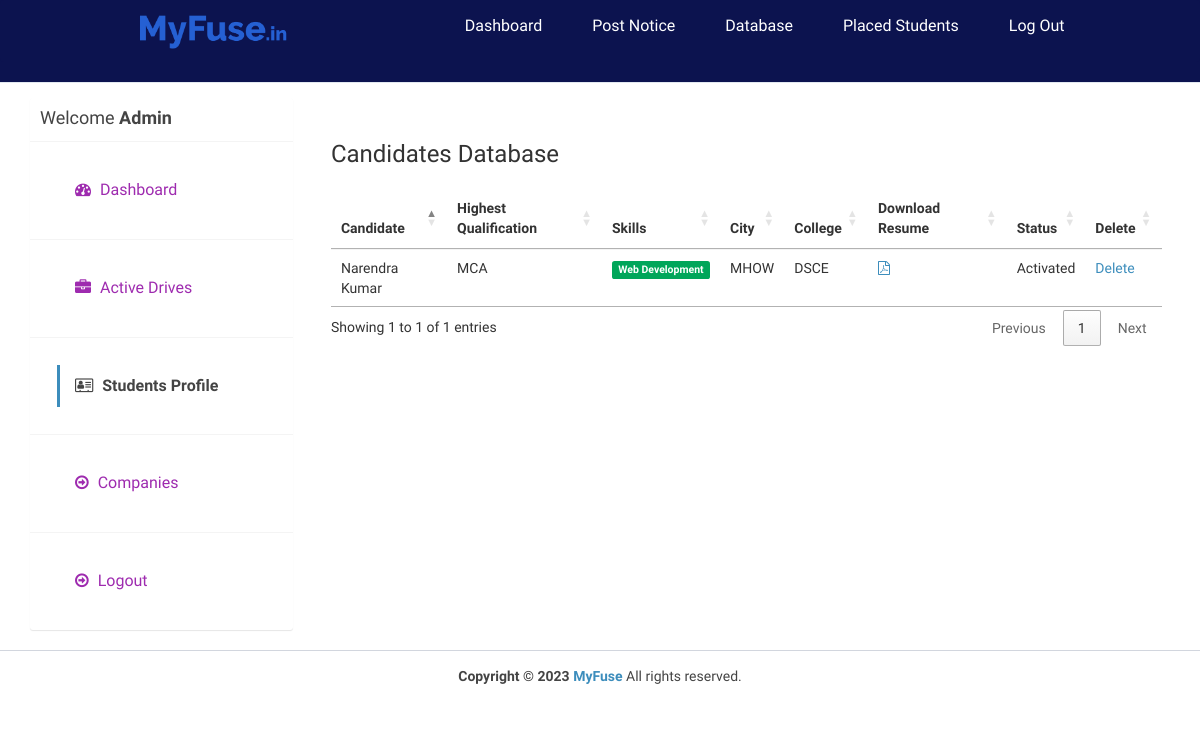
Page /admin/applications.php (signed in) on the committed database.
### tables this page shows
CREATE TABLE `users` (
  `id_user` int(11) NOT NULL AUTO_INCREMENT,
  `firstname` varchar(255) NOT NULL,
  `lastname` varchar(255) NOT NULL,
  `gender` varchar(255) NOT NULL,
  `email` varchar(255) NOT NULL,
  `password` varchar(255) NOT NULL,
  `address` text DEFAULT NULL,
  `city` varchar(255) DEFAULT NULL,
  `state` varchar(255) DEFAULT NULL,
  `contactno` varchar(255) DEFAULT NULL,
  `college` varchar(255) DEFAULT NULL,
  `qualification` varchar(255) DEFAULT NULL,
  `stream` varchar(255) DEFAULT NULL,
  `passingyear` varchar(255) DEFAULT NULL,
  `dob` varchar(255) DEFAULT NULL,
  `age` varchar(255) DEFAULT NULL,
  `designation` varchar(255) DEFAULT NULL,
  `resume` varchar(255) DEFAULT NULL,
  `hash` varchar(255) DEFAULT NULL,
  `active` int(11) NOT NULL DEFAULT 2,
  `aboutme` text DEFAULT NULL,
  `skills` text DEFAULT NULL,
  `hsc` varchar(200) DEFAULT NULL,
  `ssc` int(11) DEFAULT NULL,
  `ug` int(11) DEFAULT NULL,
  `pg` int(11) DEFAULT NULL,
  PRIMARY KEY (`id_user`),
  UNIQUE KEY `email` (`email`)
);

### admin/applications.php (the view, shortened to what this page needs)
<?php
require_once("../db.php");
?>
<!DOCTYPE html>
<html>
<head>
  <link rel="stylesheet" href="https://cdnjs.cloudflare.com/ajax/libs/twitter-bootstrap/3.3.7/css/bootstrap.min.css">
  <link rel="stylesheet" href="https://cdnjs.cloudflare.com/ajax/libs/font-awesome/4.7.0/css/font-awesome.min.css">
  <link rel="stylesheet" href="https://cdnjs.cloudflare.com/ajax/libs/ionicons/2.0.1/css/ionicons.min.css">
  <link rel="stylesheet" href="https://cdn.datatables.net/1.10.15/css/jquery.dataTables.min.css">
  <link rel="stylesheet" href="../css/AdminLTE.min.css">
  <link rel="stylesheet" href="../css/_all-skins.min.css">
  <link rel="stylesheet" href="../css/custom.css">
</head>
<body class="hold-transition skin-green sidebar-mini">
  <div class="wrapper">
    <?php
    include 'header.php';
    ?>
    <div class="content-wrapper" style="margin-left: 0px;">
      <section id="candidates" class="content-header">
        <div class="container">
          <div class="row">
            <div class="col-md-3">
              <div class="box box-solid">
                <div class="box-header with-border">
                  <h3 class="box-title">Welcome <b>Admin</b></h3>
                </div>
                <div class="box-body no-padding">
                  <ul class="nav nav-pills nav-stacked">
                    <li><a href="dashboard.php"><i class="fa fa-dashboard"></i> Dashboard</a></li>
                    <li><a href="active-jobs.php"><i class="fa fa-briefcase"></i> Active Drives</a></li>
                    <li class="active"><a href="applications.php"><i class="fa fa-address-card-o"></i> Students Profile</a></li>
                    <li><a href="companies.php"><i class="fa fa-arrow-circle-o-right"></i> Companies </a></li>
                    <li><a href="../logout.php"><i class="fa fa-arrow-circle-o-right"></i> Logout</a></li>
                  </ul>
                </div>
              </div>
            </div>
            <div class="col-md-9 bg-white padding-2">
              <h3>Candidates Database</h3>
              <div class="row margin-top-20">
                <div class="col-md-12">
                  <div class="box-body table-responsive no-padding">
                    <table id="example2" class="table table-hover">
                      <thead>
                        <th>Candidate</th>
                        <th>Highest Qualification</th>
                        <th>Skills</th>
                        <th>City</th>
                        <th>College</th>
                        <th>Download Resume</th>
                        <th>Status</th>
                        <th>Delete</th>
                      </thead>
                      <tbody>
                        <?php
                        $sql = "SELECT * FROM users";
                        $result = $conn->query($sql);
                        if ($result->num_rows > 0) {
                          while ($row = $result->fetch_assoc()) {
                            $skills = $row['skills'];
                            $skills = explode(',', $skills);
                        ?>
                            <tr>
                              <td><?php echo $row['firstname'] . ' ' . $row['lastname']; ?></td>
                              <td><?php echo $row['qualification']; ?></td>
                              <td>
                                <?php
                                foreach ($skills as $value) {
                                  echo ' <span class="label label-success">' . $value . '</span>';
                                }
                                ?>
                              </td>
                              <td><?php echo $row['city']; ?></td>
                              <td><?php echo $row['college']; ?></td>
                              <?php if ($row['resume'] != '') { ?>
                                <td><a href="../uploads/resume/<?php echo $row['resume']; ?>" download="<?php echo $row['firstname'] . ' Resume'; ?>"><i class="fa fa-file-pdf-o"></i></a></td>
                              <?php } else { ?>
                                <td>No Resume Uploaded</td>
                              <?php } ?>
                              <td>
                                <?php
                                if ($row['active'] == '1') {
                                  echo "Activated";
                                } else if ($row['active'] == '2') {
                                ?>
                                  <a href="reject-student.php?id=<?php echo $row['id_user']; ?>">Reject</a> <a href="approve-student.php?id=<?php echo $row['id_user']; ?>">Approve</a>
                                <?php
                                } else if ($row['active'] == '3') {
                                ?>
                                  <a href="approve-student.php?id=<?php echo $row['id_user']; ?>">Reactivate</a>
                                <?php
                                } else if ($row['active'] == '0') {
                                  echo "Rejected";
                                }
                                ?>
                              </td>
                              <td><a href="delete-student.php?id=<?php echo $row['id_user']; ?>">Delete</a></td>
                            </tr>
                        <?php
                          }
                        }
                        ?>
                      </tbody>
                    </table>
                  </div>
                </div>
              </div>
            </div>
          </div>
        </div>
      </section>
    </div>
    <footer class="main-footer" style="margin-left: 0px;">
      <div class="text-center">
      <strong>Copyright &copy; 2023 <a href=../assets/privacypolicy.html>MyFuse </a></strong> All rights reserved.
      </div>
    </footer>
  </div>
</body>
</html>

### css/custom.css (style rules this page uses)
.margin-top-20 { margin-top: 20px; }
.padding-2 { padding: 2%; }
.box { font-size: medium; font-family: sans-serif; }
li { color: aqua; }

### admin/header.php (style rules this page uses)
* { margin: 0; padding: 0; box-sizing: border-box; }
html { font-size: 62.5%; font-family: 'Roboto', sans-serif; }
li { list-style: none; }
a { text-decoration: none; }

### rows in the picture
users: firstname "Narendra", lastname "Kumar", qualification "MCA", skills "Web Development", city "MHOW", college "DSCE", active "Activated"
